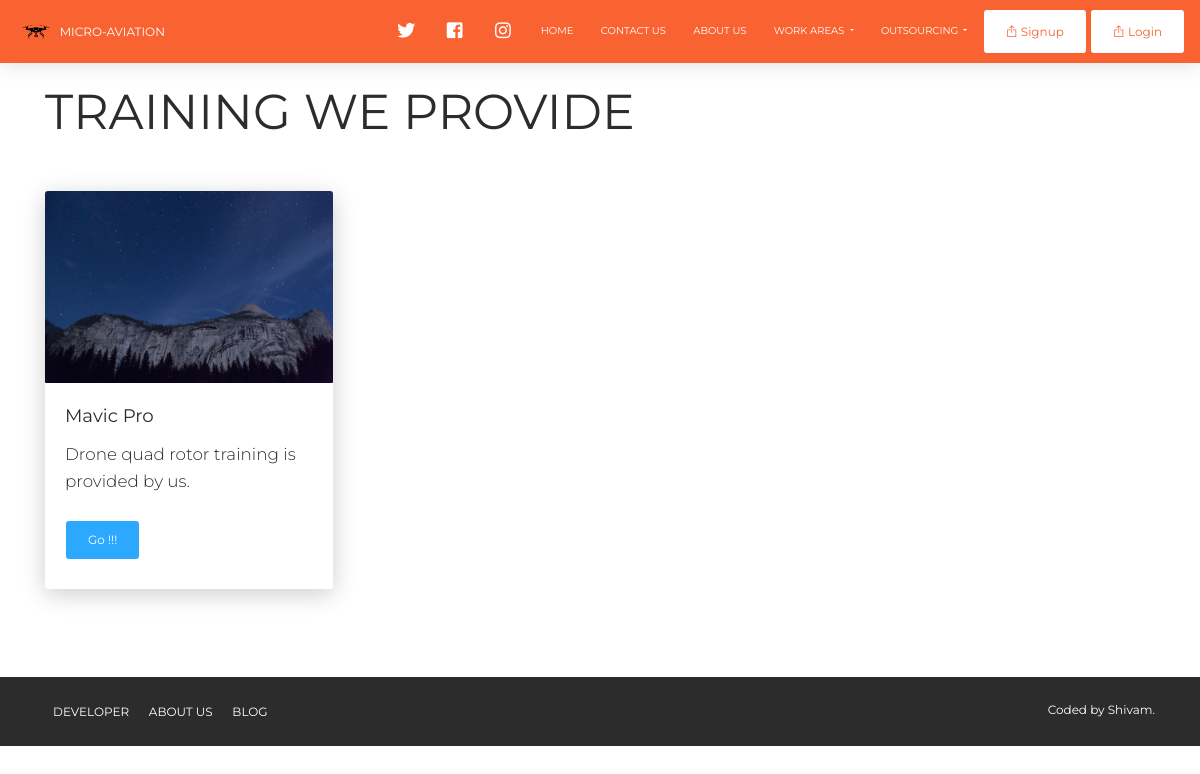
The page /training/ on the database as committed earlier.
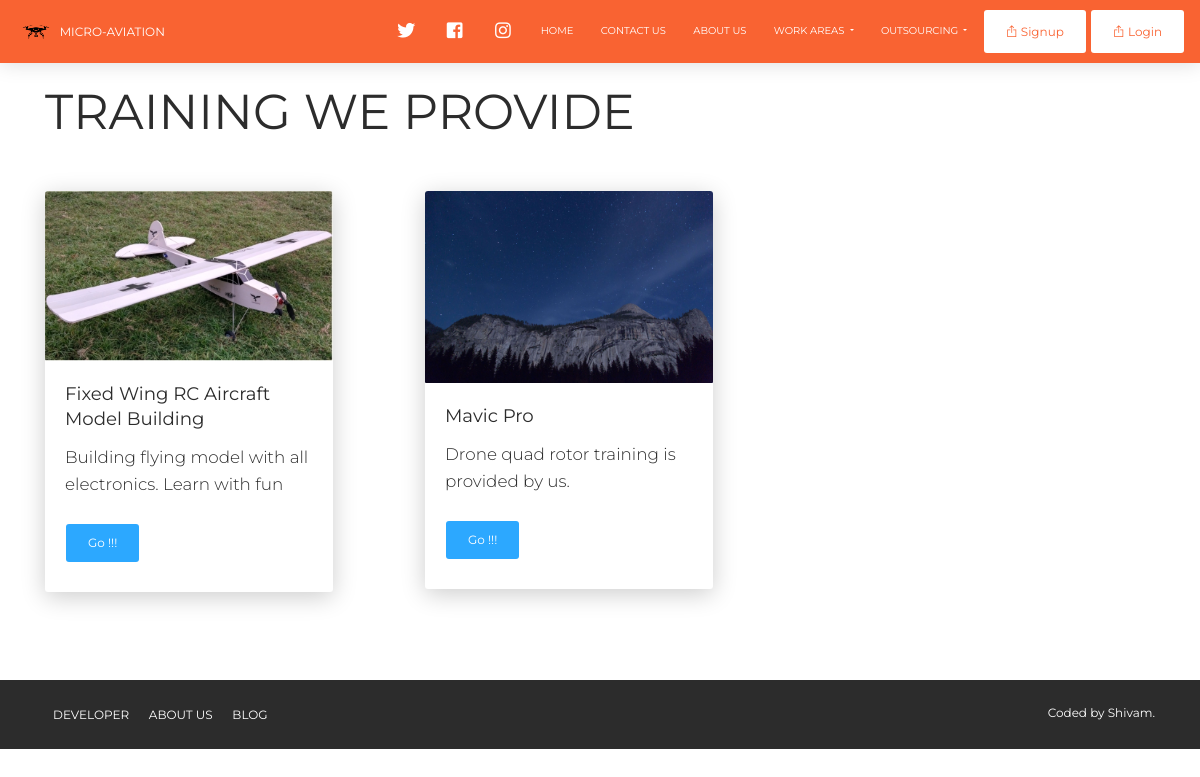
The same page on the database as committed later.
### training/models.py (models this page shows, shortened)
class Training(models.Model):
    kind = models.CharField(max_length=200)
    card_description = models.CharField(max_length=300)
    image = models.ImageField(upload_to='images/',  blank=False)
    date = models.DateField()
    brief_info = models.TextField()

### training/views.py (the view)
# urls.py: path('', views.all_training, name='all_training'),
def all_training(request):
    training = Training.objects.order_by('-date')
    return render(request, 'training/all_training.html', {'trainings':training})

### training/templates/training/all_training.html
{% extends 'micro/base.html' %}
{% load static %}
{% block content %}
<br>
<div class="container">
<h1>TRAINING WE PROVIDE</h1>
</div>
<br>
<div class="container">
  <div class="row">
    {% for train in trainings %}
              <div class="col-sm-4 mb-3">
                  <div class="card" style="width: 18rem;">
                    <img src="{{ train.image.url }}" class="card-img-top" alt="...">
                    <div class="card-body">
                      <h5 class="card-title">{{ train.kind }}</h5>
                      <p class="card-text">{{ train.card_description }}</p>
                      <a role="button" href="{% url 'training:detail' train.id %}" class="btn btn-info">Go !!!</a>
                    </div>
                  </div>
              </div>
          {% endfor %}
<br>
<br>
<br>
</div>
</div>
<br>
<br>
{% endblock %}

### micro/templates/micro/base.html (shortened to what this page needs)
{% load static %}
<!DOCTYPE html>
<html lang="en">
<head>
  <link rel="stylesheet" href="https://use.fontawesome.com/releases/v5.7.1/css/all.css">
  <link href="{% static 'assets/css/bootstrap.min.css' %}" rel="stylesheet" />
  <link href="{% static 'assets/css/now-ui-kit.css' %}" rel="stylesheet" />
  <link href="{% static 'assets/demo/demo.css' %}" rel="stylesheet" />
</head>
<body class="index-page sidebar-collapse">
  <nav class="navbar navbar-expand-lg bg-primary fixed-top navbar-orange ">
      <div class="navbar-translate">
        <a class="nav-brand ">
          <img class="" src="{% static 'assets/img/logo_m_nav.png' %}" alt="">
        </a>
        <a class="navbar-brand" href="{% url 'home' %}" rel="tooltip" title="Multirotors, Planes, Models" data-placement="bottom">
        mIcRo-aViAtIoN
        </a>
      </div>
      <div class="collapse navbar-collapse justify-content-end" id="navigation" data-nav-image="{% static 'assets/img/blurred-image-1.jpg' %}">
        <ul class="navbar-nav">
          <li class="nav-item">
            <a class="nav-link" rel="tooltip" title="Follow us on Twitter" data-placement="bottom" href="#" target="_blank">
              <i class="fab fa-twitter"></i>
            </a>
          </li>
          <li class="nav-item">
            <a class="nav-link" rel="tooltip" title="Like us on Facebook" data-placement="bottom" href="#" target="_blank">
              <i class="fab fa-facebook-square"></i>
            </a>
          </li>
          <li class="nav-item">
            <a class="nav-link" rel="tooltip" title="Follow us on Instagram" data-placement="bottom" href="#" target="_blank">
              <i class="fab fa-instagram"></i>
            </a>
          </li>
          <li class="nav-item">
            <a class="nav-link" href="{% url 'home' %}">
              <p>Home</p>
            </a>
          </li>
          <li class="nav-item">
              <a class="nav-link" href="{% url 'contact' %}">
                <p>Contact us</p>
              </a>
          </li>
          <li class="nav-item">
              <a class="nav-link" href="{% url 'aboutus' %}">
                <p>About Us</p>
              </a>
          </li>
          <li class="nav-item dropdown">
            <a class="nav-link dropdown-toggle" href="http://example.com" id="navbarDropdownMenuLink" data-toggle="dropdown" aria-haspopup="true" aria-expanded="false">
              <p>
               Work areas
              </p>
            </a>
          </li>
          <li class="nav-item dropdown">
            <a class="nav-link dropdown-toggle" href="http://example.com" id="navbarDropdownMenuLink" data-toggle="dropdown" aria-haspopup="true" aria-expanded="false">
              <p>
                Outsourcing
              </p>
            </a>
          </li>
          {% if user.is_authenticated %}
            <li class="nav-item">
              <a class="nav-link btn btn-neutral" href="{% url 'logoutuser' %}">
                <i class="now-ui-icons arrows-1_share-66"></i>
                <p>Logout</p>
              </a>
            </li>
          {% else %}
          <li class="nav-item">
            <a class="nav-link btn btn-neutral" href="{% url 'signupuser' %}">
              <i class="now-ui-icons arrows-1_share-66"></i>
              <p>Signup</p>
            </a>
          </li>
          <li class="nav-item">
            <a class="nav-link btn btn-neutral" href="{% url 'loginuser' %}">
              <i class="now-ui-icons arrows-1_share-66"></i>
              <p>Login</p>
            </a>
          </li>
          {% endif %}
        </ul>
      </div>
  </nav>
    <br>
    <br>
    <br>
      {% block content %}
      {% endblock %}
    <footer class="footer bottom" data-background-color="black">
      <div class=" container ">
        <nav>
          <ul>
            <li>
              <a href="#">
                Developer
              </a>
            </li>
            <li>
              <a href="#">
                About Us
              </a>
            </li>
            <li>
              <a href="#">
                Blog
              </a>
            </li>
          </ul>
        </nav>
        <div class="copyright" id="copyright">
          <a href="http://melodic.pythonanywhere.com" target="_blank">Coded by Shivam</a>.
        </div>
      </div>
    </footer>
</body>
</html>

Rows that differ between the two databases and show on the page:
added Training: image (picture), kind "Fixed Wing RC Aircraft Model Building", card_description "Building flying model with all electronics. Learn with fun"
